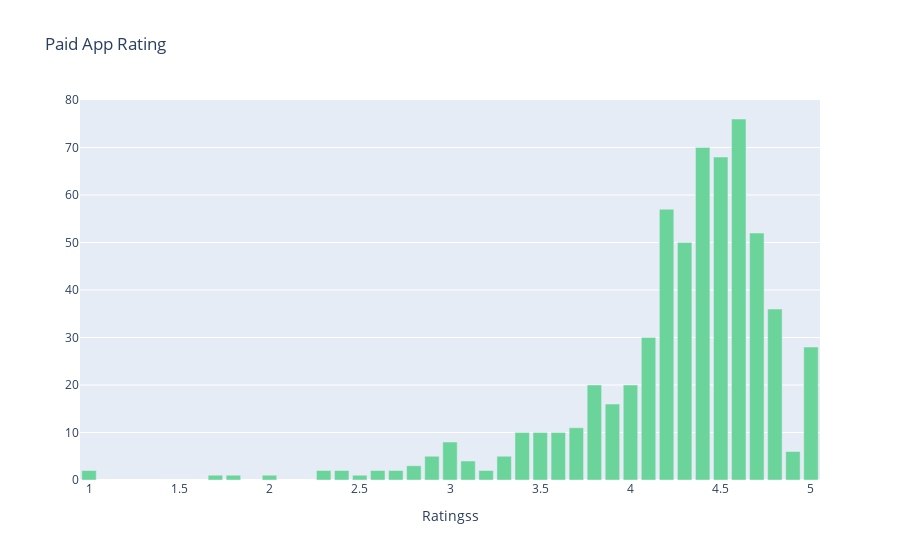

The cell this chart's notebook holds for it:
### Code cell
col='Rating'
v2=d2[col].value_counts().reset_index()
v2=v2.rename(columns={col:'count','index':col})
v2['percent']=v2['count'].apply(lambda x : 100*x/sum(v2['count']))
v2=v2.sort_values(col)
trace1 = go.Bar(x=v2[col], y=v2["count"], name="Paid",  marker=dict(color="#6ad49b"))
layout={'title':"Paid App Rating",'xaxis':{'title':"Ratingss"}}
fig = go.Figure(data=[trace1], layout=layout)
iplot(fig)

### Figure 1 — Plotly figure (JSON) as saved in the notebook; plotly's stock layout.template omitted (floating-point values rounded to 4 significant figures)
{"data": [{"marker": {"color": "#6ad49b"}, "name": "Paid", "type": "bar", "x": [1, 1.7, 1.8, 2, 2.3, 2.4, 2.5, 2.6, 2.7, 2.8, 2.9, 3, 3.1, 3.2, 3.3, 3.4, 3.5, 3.6, 3.7, 3.8, 3.9, 4, 4.1, 4.2, 4.3, 4.4, 4.5, 4.6, 4.7, 4.8, 4.9, 5], "y": [2, 1, 1, 1, 2, 2, 1, 2, 2, 3, 5, 8, 4, 2, 5, 10, 10, 10, 11, 20, 16, 20, 30, 57, 50, 70, 68, 76, 52, 36, 6, 28]}], "layout": {"title": {"text": "Paid App Rating"}, "xaxis": {"title": {"text": "Ratingss"}}}}
